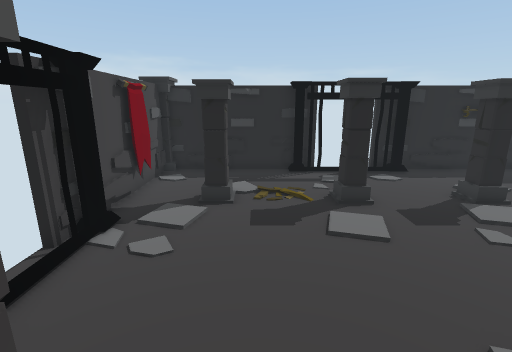
View 1 (above)

12 first-person views from a walk through a 3-D level made in the Unity game engine. The camera is 1.5 m above the floor, tilts 14° down and sees 85° across. The floor is counted in squares, 0.5 m on a side. Each view is taken from the middle of a square. On the plan, view 1 faces up. The plan holds only what a view shows up to about 20 squares ahead; the rest is blank. The player is left out. Some surface patterns are stand-ins.

View 2
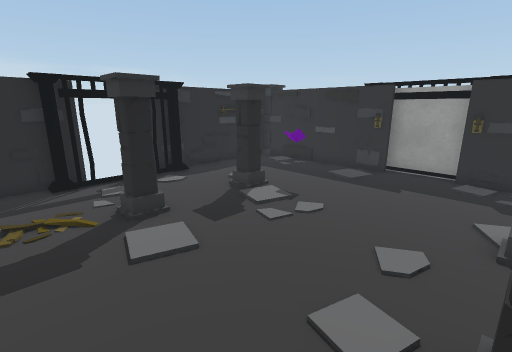

View 3
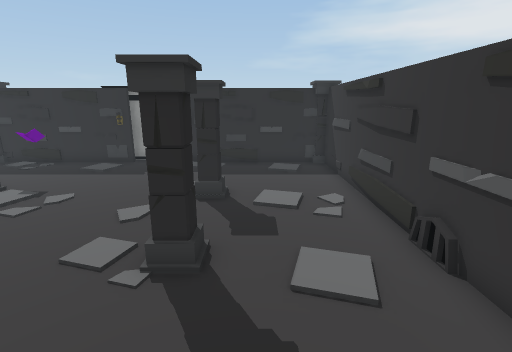

View 4
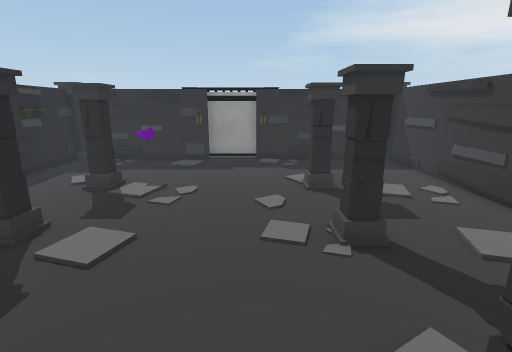

View 5
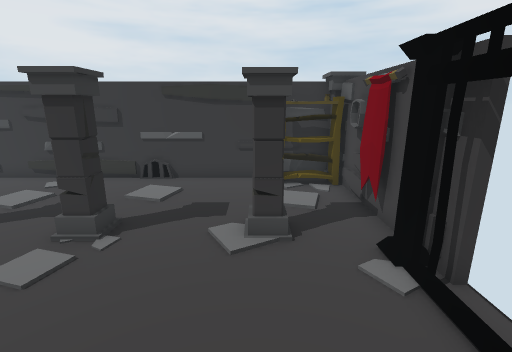

View 6
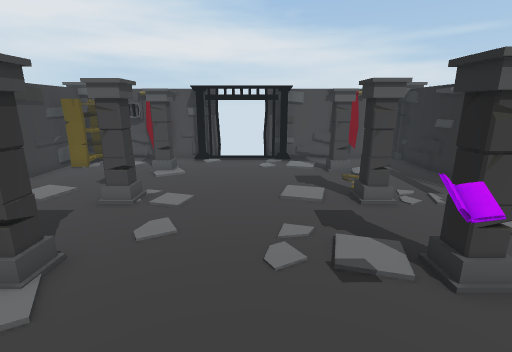

View 7
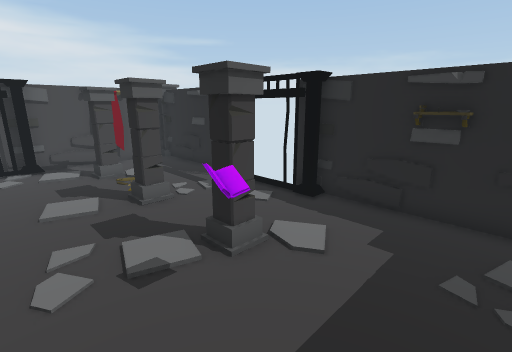

View 8
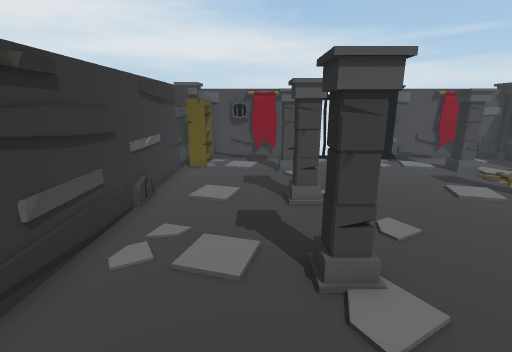

View 9
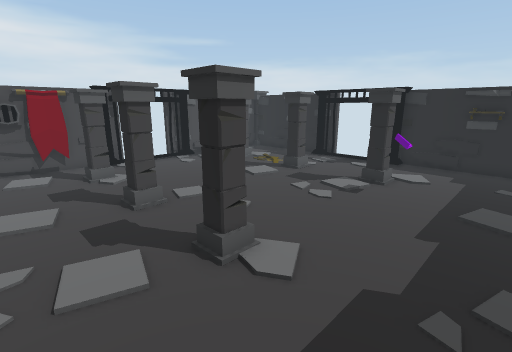

View 10
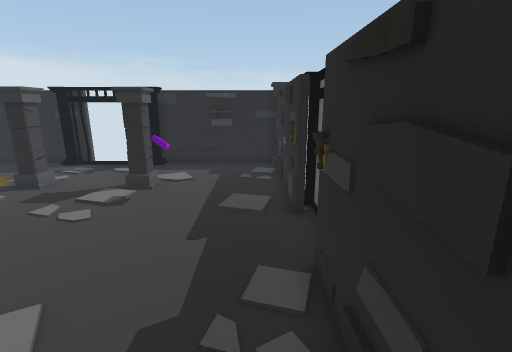

View 11
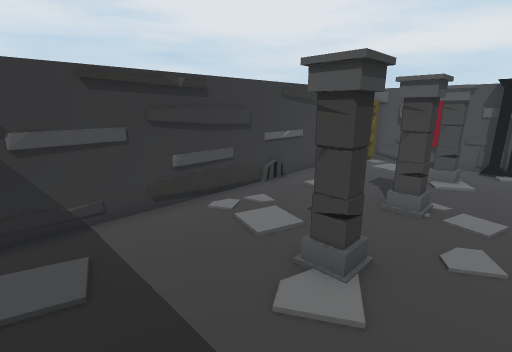

View 12
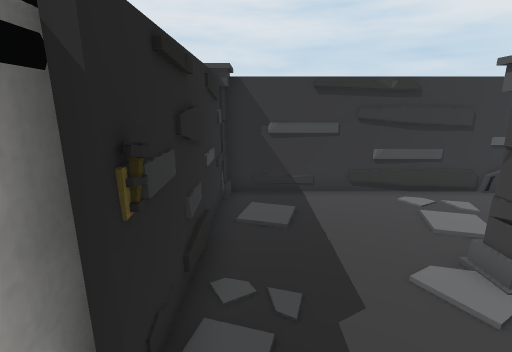

### Floor plan
Points are (right, up) in squares from view 1. A wall is a line through its corners. A room is listed if a view was taken in it or the views show most of it. See-through windows are left out.
Room 1 (views 1, 2, 3, 4, 5, 6, 7, 8, 9, 10, 11, 12)
walls: (-3.8, 6.3) (-3.8, 2.5); (-4.4, 2.9) (-4.4, -3.6); (6.4, 12.8) (2.4, 12.8); (2.9, 13.4) (-4.1, 13.4); (13.2, 6.4) (13.2, 12.9); (13.8, 2.4) (13.8, 6.4); (-0.6, 13.4) (-1.1, 13.3); (11.1, -4.6) (11.6, -4.7); (-3.5, -4.7) (13.1, -4.7); (-4.4, 13.2) (-4.4, 5.5); (13.2, -4.4) (13.2, 2.6); (13.1, 13.4) (5.6, 13.4)
low walls: (2.2, -4.6) (2.7, -4.8); (13.2, 6.5) (13, 7.2); (13.1, 0) (13.1, 0.5); (10.6, -4.8) (11.3, -4.6); (-2.8, -4.7) (-1.2, -4.5); (13.2, -4.3) (13, -3.5)
objects: column (-5, -5) to (-4, -5); other object (-4, -4); other object (-4, -2); banner (-4, -1); column (-4, 2); column (-4, 7); other object (-3, -4) to (-2, -4); column (-2, 0) to (-1, 1); column (-2, 9) to (-1, 9); column (2, 13); column (3, 0) to (4, 1); column (3, 8) to (4, 9); column (7, 0) to (8, 1); column (7, 8) to (8, 9); column (7, 13); other object (9, 7) to (9, 8); other object (11, 13); torch (13, 3); other object (13, 6)

Where each view was taken, in squares from view 1:
view 1: 0 up, 0 right, facing up
view 2: 1 up, 0 right, facing up-right
view 3: 1 down, 2 left, facing right
view 4: 3 up, 3 left, facing right
view 5: 7 up, 1 left, facing down
view 6: 5 up, 12 right, facing left
view 7: 5 up, 12 right, facing up-left
view 8: 1 down, 12 right, facing left
view 9: 3 down, 12 right, facing up-left
view 10: 2 down, 12 right, facing up
view 11: 3 up, 12 right, facing down-left
view 12: 5 up, 12 right, facing down
